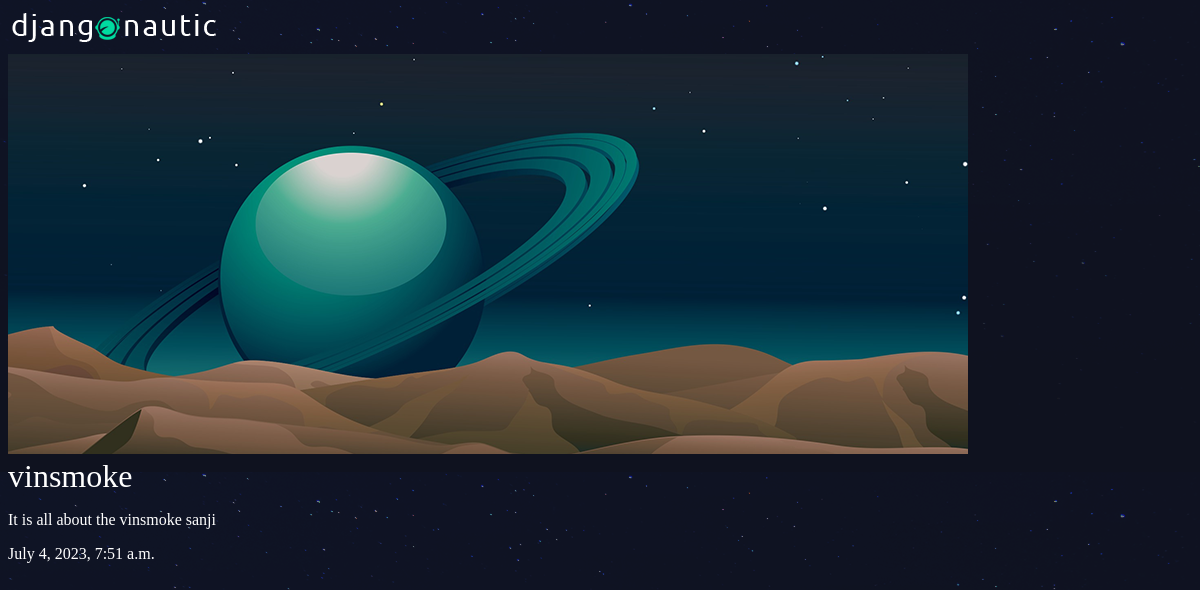
Page /articles/the-man/ on the committed database.
### articles/models.py (models this page shows, shortened)
class Article(models.Model):
	title=models.CharField(max_length=100)
	slug=models.SlugField()
	body=models.TextField()
	date=models.DateTimeField(auto_now_add=True)
	thumb=models.ImageField(default='default.png',blank=True)

### articles/views.py (the view)
# urls.py: path('<slug:slug>/', views.article_detail,name='detail')
def article_detail(request,slug):
	article=Article.objects.get(slug=slug)
	return render(request,"articles/article_details.html",{"articles":article})

### articles/templates/articles/article_details.html
{%extends 'base_template.html'%}
{%block content%}
<div class="article-detail">
	<div class="article">
		<img src="{{articles.thumb.url}}"/>
		<h1>{{articles.title}}</h1>
		<p>{{articles.body}}</p>
		<p>{{articles.date}}</p>
	</div>
</div>
{%endblock%}

### assets/style.css (style rules this page uses)
body { background-color: #0f121f; background-image: url(stars.png); background-repeat-y: no-repeat; color: #fff; }
body * { font-family: Ubuntu; }
h1, h2, h3, h4, h5 { font-weight: normal; margin: 0; }

### rows in the picture
Article: thumb (placeholder picture), title "vinsmoke", body "It is all about the vinsmoke sanji", date "July 4, 2023, 7:51 a.m."
